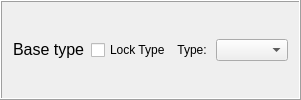
    <widget class="QFrame" name="lodFrame_3">
     <property name="frameShape">
      <enum>QFrame::Box</enum>
     </property>
     <property name="frameShadow">
      <enum>QFrame::Raised</enum>
     </property>
     <layout class="QGridLayout" name="gridLayout_2">
      <item row="0" column="0">
       <widget class="QLabel" name="label_42">
        <property name="text">
         <string>&lt;!DOCTYPE HTML PUBLIC &quot;-//W3C//DTD HTML 4.0//EN&quot; &quot;http://www.w3.org/TR/REC-html40/strict.dtd&quot;&gt;
&lt;html&gt;&lt;head&gt;&lt;meta name=&quot;qrichtext&quot; content=&quot;1&quot; /&gt;&lt;style type=&quot;text/css&quot;&gt;
p, li { white-space: pre-wrap; }
&lt;/style&gt;&lt;/head&gt;&lt;body style=&quot; font-family:'MS Shell Dlg 2'; font-size:8pt; font-weight:400; font-style:normal;&quot;&gt;
&lt;p style=&quot; margin-top:0px; margin-bottom:0px; margin-left:0px; margin-right:0px; -qt-block-indent:0; text-indent:0px;&quot;&gt;&lt;span style=&quot; font-size:12pt;&quot;&gt;Base type&lt;/span&gt;&lt;/p&gt;&lt;/body&gt;&lt;/html&gt;</string>
        </property>
       </widget>
      </item>
      <item row="0" column="1">
       <widget class="QCheckBox" name="checkBoxType">
        <property name="sizePolicy">
         <sizepolicy hsizetype="Preferred" vsizetype="Preferred">
          <horstretch>0</horstretch>
          <verstretch>0</verstretch>
         </sizepolicy>
        </property>
        <property name="text">
         <string>Lock Type</string>
        </property>
       </widget>
      </item>
      <item row="0" column="2">
       <widget class="QLabel" name="label_13">
        <property name="text">
         <string>Type: </string>
        </property>
        <property name="alignment">
         <set>Qt::AlignRight|Qt::AlignTrailing|Qt::AlignVCenter</set>
        </property>
       </widget>
      </item>
      <item row="0" column="3">
       <widget class="QComboBox" name="comboBoxType">
        <property name="enabled">
         <bool>true</bool>
        </property>
        <property name="sizePolicy">
         <sizepolicy hsizetype="Preferred" vsizetype="Fixed">
          <horstretch>0</horstretch>
          <verstretch>0</verstretch>
         </sizepolicy>
        </property>
        <property name="toolTip">
         <string/>
        </property>
       </widget>
      </item>
     </layout>
    </widget>
